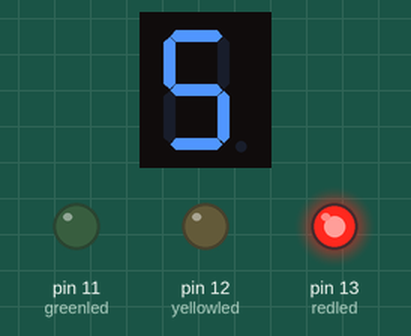
A sketch run on a simulated Arduino Uno, built with avr-gcc and run on an emulated ATmega328P. Shown: 1-digit seven-segment display, output pins drawn as LEDs (lit = HIGH). Wiring (inferred from the names in the program): 1-digit 7-segment display, segments lit when LOW: segments pin 2, pin 3, pin 4, pin 5, pin 6, pin 7, pin 8. The segment pins are drawn as the display they are named for; pins used as bus, display or sensor lines are not drawn.

Above: at 0.1 s.
At 3.1 s:
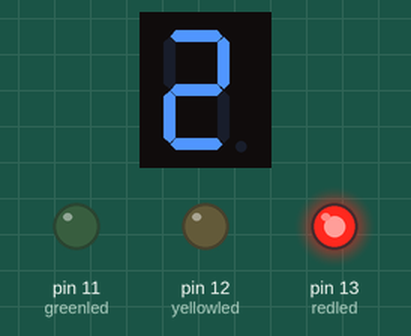
At 5.1 s:
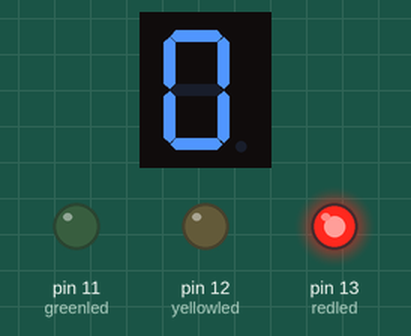
At 7.1 s:
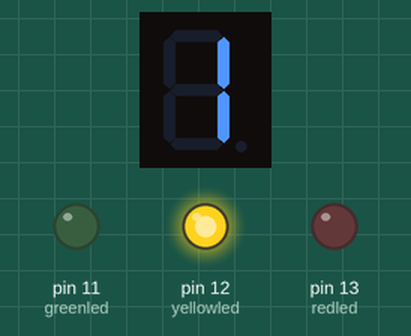
At 10.1 s:
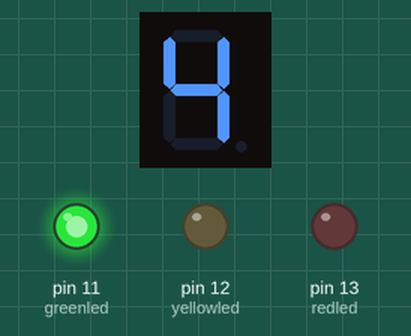
At 14.1 s:
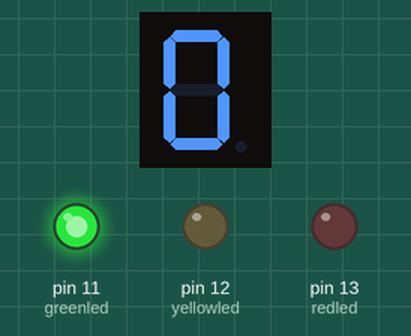
Timing chart, 0 to 40.0 s (numbered marks = the images above):
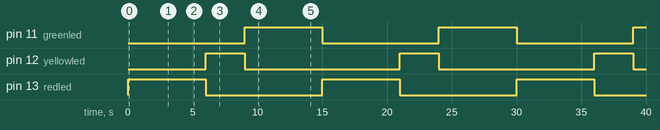

Measured:
- by itself, pin 11 (greenled), pin 13 (redled): alternates HIGH for 6.0 s and LOW for 9.0 s
- by itself, pin 12 (yellowled): alternates HIGH for 3.0 s and LOW for 12.0 s
- by itself, everything shown: repeats every 15.0 s, in 16 steps
- what the display in image 1 shows lasts 1.0 s, from 3.0 s to 4.0 s

The sketch:

traffic_signal.ino
```cpp
// SEGMENT PINS
int pinA = 2;
int pinB = 3;
int pinC = 4;
int pinD = 5;
int pinE = 6;
int pinF = 7;
int pinG = 8;

// TRAFFIC LIGHT PINS
int greenled = 11;
int yellowled = 12;
int redled = 13;

// DIGIT MAP (COMMON ANODE)
int digits[10][7] = {
  {0, 0, 0, 0, 0, 0, 1}, // 0
  {1, 0, 0, 1, 1, 1, 1}, // 1
  {0, 0, 1, 0, 0, 1, 0}, // 2
  {0, 0, 0, 0, 1, 1, 0}, // 3
  {1, 0, 0, 1, 1, 0, 0}, // 4
  {0, 1, 0, 0, 1, 0, 0}, // 5
  {0, 1, 0, 0, 0, 0, 0}, // 6
  {0, 0, 0, 1, 1, 1, 1}, // 7
  {0, 0, 0, 0, 0, 0, 0}, // 8
  {0, 0, 0, 0, 1, 0, 0}  // 9
};

// SETUP
void setup() {
  pinMode(pinA, OUTPUT);
  pinMode(pinB, OUTPUT);
  pinMode(pinC, OUTPUT);
  pinMode(pinD, OUTPUT);
  pinMode(pinE, OUTPUT);
  pinMode(pinF, OUTPUT);
  pinMode(pinG, OUTPUT);

  pinMode(redled, OUTPUT);
  pinMode(yellowled, OUTPUT);
  pinMode(greenled, OUTPUT);

  clearDisplay();
  resetLights();
}

// RESET LIGHTS
void resetLights() {
  digitalWrite(redled, LOW);
  digitalWrite(yellowled, LOW);
  digitalWrite(greenled, LOW);
}

// CLEAR DISPLAY
void clearDisplay() {
  digitalWrite(pinA, HIGH);
  digitalWrite(pinB, HIGH);
  digitalWrite(pinC, HIGH);
  digitalWrite(pinD, HIGH);
  digitalWrite(pinE, HIGH);
  digitalWrite(pinF, HIGH);
  digitalWrite(pinG, HIGH);
}

// DISPLAY NUMBER
void displayDigit(int num) {
  digitalWrite(pinA, digits[num][0]);
  digitalWrite(pinB, digits[num][1]);
  digitalWrite(pinC, digits[num][2]);
  digitalWrite(pinD, digits[num][3]);
  digitalWrite(pinE, digits[num][4]);
  digitalWrite(pinF, digits[num][5]);
  digitalWrite(pinG, digits[num][6]);
}

// COUNTDOWN FUNCTION
void countdown(int seconds, int ledPin) {
  resetLights();
  digitalWrite(ledPin, HIGH);

  for (int i = seconds; i >= 0; i--) {
    displayDigit(i);
    delay(1000);
  }

  clearDisplay();
}

// MAIN LOOP
void loop() {
  countdown(5, redled);
  countdown(2, yellowled);
  countdown(5, greenled);
}
```
